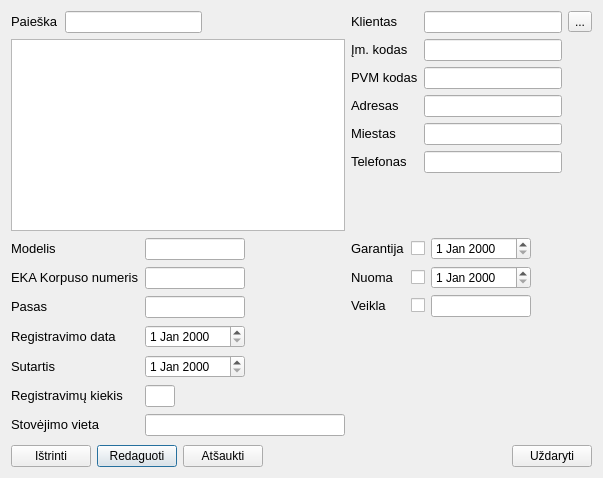
<?xml version="1.0" encoding="UTF-8"?>
<ui version="4.0">
 <class>EkaEditing</class>
 <widget class="QDialog" name="EkaEditing">
  <property name="geometry">
   <rect>
    <x>0</x>
    <y>0</y>
    <width>603</width>
    <height>478</height>
   </rect>
  </property>
  <property name="windowTitle">
   <string>Dialog</string>
  </property>
  <layout class="QGridLayout" name="gridLayout_5">
   <item row="0" column="0">
    <layout class="QGridLayout" name="gridLayout">
     <item row="0" column="2">
      <spacer name="horizontalSpacer">
       <property name="orientation">
        <enum>Qt::Horizontal</enum>
       </property>
       <property name="sizeHint" stdset="0">
        <size>
         <width>40</width>
         <height>20</height>
        </size>
       </property>
      </spacer>
     </item>
     <item row="0" column="0">
      <widget class="QLabel" name="label_search">
       <property name="text">
        <string>&lt;html&gt;&lt;head/&gt;&lt;body&gt;&lt;p&gt;&lt;span style=&quot; font-size:10pt;&quot;&gt;Paieška&lt;/span&gt;&lt;/p&gt;&lt;/body&gt;&lt;/html&gt;</string>
       </property>
      </widget>
     </item>
     <item row="0" column="1">
      <widget class="QLineEdit" name="lineEdit_search">
       <property name="maximumSize">
        <size>
         <width>150</width>
         <height>16777215</height>
        </size>
       </property>
      </widget>
     </item>
     <item row="1" column="0" colspan="3">
      <widget class="QTableView" name="tableView"/>
     </item>
    </layout>
   </item>
   <item row="0" column="1">
    <layout class="QGridLayout" name="gridLayout_4">
     <item row="2" column="0">
      <widget class="QLabel" name="label_vat">
       <property name="text">
        <string>&lt;html&gt;&lt;head/&gt;&lt;body&gt;&lt;p&gt;&lt;span style=&quot; font-size:10pt;&quot;&gt;PVM kodas&lt;/span&gt;&lt;/p&gt;&lt;/body&gt;&lt;/html&gt;</string>
       </property>
      </widget>
     </item>
     <item row="2" column="1">
      <widget class="QLineEdit" name="lineEdit_vat">
       <property name="maxLength">
        <number>20</number>
       </property>
      </widget>
     </item>
     <item row="0" column="2">
      <widget class="QToolButton" name="toolButton_client2">
       <property name="text">
        <string>...</string>
       </property>
      </widget>
     </item>
     <item row="0" column="1">
      <widget class="QLineEdit" name="lineEdit_client">
       <property name="maxLength">
        <number>100</number>
       </property>
      </widget>
     </item>
     <item row="0" column="0">
      <widget class="QLabel" name="label_Klientas">
       <property name="text">
        <string>&lt;html&gt;&lt;head/&gt;&lt;body&gt;&lt;p&gt;&lt;span style=&quot; font-size:10pt;&quot;&gt;Klientas&lt;/span&gt;&lt;/p&gt;&lt;/body&gt;&lt;/html&gt;</string>
       </property>
      </widget>
     </item>
     <item row="1" column="1">
      <widget class="QLineEdit" name="lineEdit_code">
       <property name="maxLength">
        <number>10</number>
       </property>
      </widget>
     </item>
     <item row="4" column="1">
      <widget class="QLineEdit" name="lineEdit_city">
       <property name="maxLength">
        <number>20</number>
       </property>
      </widget>
     </item>
     <item row="3" column="1">
      <widget class="QLineEdit" name="lineEdit_address">
       <property name="maxLength">
        <number>100</number>
       </property>
      </widget>
     </item>
     <item row="7" column="1">
      <spacer name="verticalSpacer_2">
       <property name="orientation">
        <enum>Qt::Vertical</enum>
       </property>
       <property name="sizeHint" stdset="0">
        <size>
         <width>20</width>
         <height>40</height>
        </size>
       </property>
      </spacer>
     </item>
     <item row="3" column="0">
      <widget class="QLabel" name="label_address">
       <property name="text">
        <string>&lt;html&gt;&lt;head/&gt;&lt;body&gt;&lt;p&gt;&lt;span style=&quot; font-size:10pt;&quot;&gt;Adresas&lt;/span&gt;&lt;/p&gt;&lt;/body&gt;&lt;/html&gt;</string>
       </property>
      </widget>
     </item>
     <item row="4" column="0">
      <widget class="QLabel" name="label_city">
       <property name="text">
        <string>&lt;html&gt;&lt;head/&gt;&lt;body&gt;&lt;p&gt;&lt;span style=&quot; font-size:10pt;&quot;&gt;Miestas&lt;/span&gt;&lt;/p&gt;&lt;/body&gt;&lt;/html&gt;</string>
       </property>
      </widget>
     </item>
     <item row="1" column="0">
      <widget class="QLabel" name="label_code">
       <property name="text">
        <string>&lt;html&gt;&lt;head/&gt;&lt;body&gt;&lt;p&gt;&lt;span style=&quot; font-size:10pt;&quot;&gt;Įm. kodas&lt;/span&gt;&lt;/p&gt;&lt;/body&gt;&lt;/html&gt;</string>
       </property>
      </widget>
     </item>
     <item row="5" column="0">
      <widget class="QLabel" name="l_telephone">
       <property name="text">
        <string>&lt;html&gt;&lt;head/&gt;&lt;body&gt;&lt;p&gt;&lt;span style=&quot; font-size:10pt;&quot;&gt;Telefonas&lt;/span&gt;&lt;/p&gt;&lt;/body&gt;&lt;/html&gt;</string>
       </property>
      </widget>
     </item>
     <item row="5" column="1">
      <widget class="QLineEdit" name="lineEdit_tel">
       <property name="maxLength">
        <number>15</number>
       </property>
      </widget>
     </item>
    </layout>
   </item>
   <item row="1" column="0">
    <layout class="QGridLayout" name="gridLayout_2">
     <item row="5" column="0">
      <widget class="QLabel" name="label_howmany">
       <property name="text">
        <string>&lt;html&gt;&lt;head/&gt;&lt;body&gt;&lt;p&gt;&lt;span style=&quot; font-size:10pt;&quot;&gt;Registravimų kiekis&lt;/span&gt;&lt;/p&gt;&lt;/body&gt;&lt;/html&gt;</string>
       </property>
      </widget>
     </item>
     <item row="0" column="0">
      <widget class="QLabel" name="label_model">
       <property name="text">
        <string>&lt;html&gt;&lt;head/&gt;&lt;body&gt;&lt;p&gt;&lt;span style=&quot; font-size:10pt;&quot;&gt;Modelis&lt;/span&gt;&lt;/p&gt;&lt;/body&gt;&lt;/html&gt;</string>
       </property>
      </widget>
     </item>
     <item row="5" column="1">
      <widget class="QLineEdit" name="lineEdit_howmany">
       <property name="maximumSize">
        <size>
         <width>30</width>
         <height>16777215</height>
        </size>
       </property>
      </widget>
     </item>
     <item row="0" column="1">
      <widget class="QLineEdit" name="lineEdit_model">
       <property name="maximumSize">
        <size>
         <width>100</width>
         <height>16777215</height>
        </size>
       </property>
      </widget>
     </item>
     <item row="4" column="0">
      <widget class="QLabel" name="label_profdate">
       <property name="text">
        <string>&lt;html&gt;&lt;head/&gt;&lt;body&gt;&lt;p&gt;&lt;span style=&quot; font-size:10pt;&quot;&gt;Sutartis&lt;/span&gt;&lt;/p&gt;&lt;/body&gt;&lt;/html&gt;</string>
       </property>
      </widget>
     </item>
     <item row="1" column="0">
      <widget class="QLabel" name="label_serial">
       <property name="text">
        <string>&lt;html&gt;&lt;head/&gt;&lt;body&gt;&lt;p&gt;&lt;span style=&quot; font-size:10pt;&quot;&gt;EKA Korpuso numeris&lt;/span&gt;&lt;/p&gt;&lt;/body&gt;&lt;/html&gt;</string>
       </property>
      </widget>
     </item>
     <item row="2" column="0">
      <widget class="QLabel" name="label_certificate">
       <property name="text">
        <string>&lt;html&gt;&lt;head/&gt;&lt;body&gt;&lt;p&gt;&lt;span style=&quot; font-size:10pt;&quot;&gt;Pasas&lt;/span&gt;&lt;/p&gt;&lt;/body&gt;&lt;/html&gt;</string>
       </property>
      </widget>
     </item>
     <item row="1" column="1">
      <widget class="QLineEdit" name="lineEdit_serial">
       <property name="maximumSize">
        <size>
         <width>100</width>
         <height>16777215</height>
        </size>
       </property>
      </widget>
     </item>
     <item row="4" column="1">
      <widget class="QDateEdit" name="dateEdit_prof">
       <property name="maximumSize">
        <size>
         <width>100</width>
         <height>16777215</height>
        </size>
       </property>
      </widget>
     </item>
     <item row="2" column="1">
      <widget class="QLineEdit" name="lineEdit_certificate">
       <property name="maximumSize">
        <size>
         <width>100</width>
         <height>16777215</height>
        </size>
       </property>
      </widget>
     </item>
     <item row="3" column="1">
      <widget class="QDateEdit" name="dateEdit_reg">
       <property name="maximumSize">
        <size>
         <width>100</width>
         <height>16777215</height>
        </size>
       </property>
      </widget>
     </item>
     <item row="3" column="0">
      <widget class="QLabel" name="label_regdate">
       <property name="text">
        <string>&lt;html&gt;&lt;head/&gt;&lt;body&gt;&lt;p&gt;&lt;span style=&quot; font-size:10pt;&quot;&gt;Registravimo data&lt;/span&gt;&lt;/p&gt;&lt;/body&gt;&lt;/html&gt;</string>
       </property>
      </widget>
     </item>
     <item row="6" column="0">
      <widget class="QLabel" name="label_ekaplace">
       <property name="text">
        <string>&lt;html&gt;&lt;head/&gt;&lt;body&gt;&lt;p&gt;&lt;span style=&quot; font-size:10pt;&quot;&gt;Stovėjimo vieta&lt;/span&gt;&lt;/p&gt;&lt;/body&gt;&lt;/html&gt;</string>
       </property>
      </widget>
     </item>
     <item row="6" column="1">
      <widget class="QLineEdit" name="lineEdit_ekaplace">
       <property name="minimumSize">
        <size>
         <width>200</width>
         <height>0</height>
        </size>
       </property>
       <property name="maximumSize">
        <size>
         <width>100000</width>
         <height>16777215</height>
        </size>
       </property>
      </widget>
     </item>
    </layout>
   </item>
   <item row="1" column="1">
    <layout class="QGridLayout" name="gridLayout_3">
     <item row="0" column="0">
      <widget class="QLabel" name="label_warrantydate">
       <property name="text">
        <string>&lt;html&gt;&lt;head/&gt;&lt;body&gt;&lt;p&gt;&lt;span style=&quot; font-size:10pt;&quot;&gt;Garantija&lt;/span&gt;&lt;/p&gt;&lt;/body&gt;&lt;/html&gt;</string>
       </property>
      </widget>
     </item>
     <item row="4" column="2">
      <spacer name="verticalSpacer">
       <property name="orientation">
        <enum>Qt::Vertical</enum>
       </property>
       <property name="sizeHint" stdset="0">
        <size>
         <width>20</width>
         <height>40</height>
        </size>
       </property>
      </spacer>
     </item>
     <item row="0" column="1">
      <widget class="QCheckBox" name="checkBox_warranty">
       <property name="maximumSize">
        <size>
         <width>15</width>
         <height>16777215</height>
        </size>
       </property>
       <property name="text">
        <string/>
       </property>
      </widget>
     </item>
     <item row="1" column="2">
      <widget class="QDateEdit" name="dateEdit_rent">
       <property name="maximumSize">
        <size>
         <width>100</width>
         <height>16777215</height>
        </size>
       </property>
      </widget>
     </item>
     <item row="1" column="1">
      <widget class="QCheckBox" name="checkBox_rent">
       <property name="maximumSize">
        <size>
         <width>15</width>
         <height>16777215</height>
        </size>
       </property>
       <property name="text">
        <string/>
       </property>
      </widget>
     </item>
     <item row="0" column="2">
      <widget class="QDateEdit" name="dateEdit_warranty">
       <property name="maximumSize">
        <size>
         <width>100</width>
         <height>16777215</height>
        </size>
       </property>
      </widget>
     </item>
     <item row="1" column="0">
      <widget class="QLabel" name="label_rentdate">
       <property name="text">
        <string>&lt;html&gt;&lt;head/&gt;&lt;body&gt;&lt;p&gt;&lt;span style=&quot; font-size:10pt;&quot;&gt;Nuoma&lt;/span&gt;&lt;/p&gt;&lt;/body&gt;&lt;/html&gt;</string>
       </property>
      </widget>
     </item>
     <item row="3" column="2">
      <spacer name="horizontalSpacer_3">
       <property name="orientation">
        <enum>Qt::Horizontal</enum>
       </property>
       <property name="sizeHint" stdset="0">
        <size>
         <width>40</width>
         <height>20</height>
        </size>
       </property>
      </spacer>
     </item>
     <item row="2" column="2">
      <widget class="QLineEdit" name="lineEdit_status">
       <property name="maximumSize">
        <size>
         <width>100</width>
         <height>16777215</height>
        </size>
       </property>
      </widget>
     </item>
     <item row="2" column="0">
      <widget class="QLabel" name="label_status">
       <property name="text">
        <string>&lt;html&gt;&lt;head/&gt;&lt;body&gt;&lt;p&gt;&lt;span style=&quot; font-size:10pt;&quot;&gt;Veikla&lt;/span&gt;&lt;/p&gt;&lt;/body&gt;&lt;/html&gt;</string>
       </property>
      </widget>
     </item>
     <item row="2" column="1">
      <widget class="QCheckBox" name="checkBox_status">
       <property name="maximumSize">
        <size>
         <width>15</width>
         <height>16777215</height>
        </size>
       </property>
       <property name="text">
        <string/>
       </property>
      </widget>
     </item>
    </layout>
   </item>
   <item row="2" column="0">
    <layout class="QGridLayout" name="gridLayout_7">
     <item row="0" column="3">
      <spacer name="horizontalSpacer_4">
       <property name="orientation">
        <enum>Qt::Horizontal</enum>
       </property>
       <property name="sizeHint" stdset="0">
        <size>
         <width>40</width>
         <height>20</height>
        </size>
       </property>
      </spacer>
     </item>
     <item row="0" column="1">
      <widget class="QPushButton" name="pushButton_edit">
       <property name="text">
        <string>Redaguoti</string>
       </property>
      </widget>
     </item>
     <item row="0" column="0">
      <widget class="QPushButton" name="pushButton_delete">
       <property name="text">
        <string>Ištrinti</string>
       </property>
      </widget>
     </item>
     <item row="0" column="2">
      <widget class="QPushButton" name="pushButton_atsaukti">
       <property name="text">
        <string>Atšaukti</string>
       </property>
      </widget>
     </item>
    </layout>
   </item>
   <item row="2" column="1">
    <layout class="QGridLayout" name="gridLayout_6">
     <item row="0" column="0">
      <spacer name="horizontalSpacer_2">
       <property name="orientation">
        <enum>Qt::Horizontal</enum>
       </property>
       <property name="sizeHint" stdset="0">
        <size>
         <width>40</width>
         <height>20</height>
        </size>
       </property>
      </spacer>
     </item>
     <item row="0" column="1">
      <widget class="QPushButton" name="pushButton_regclose">
       <property name="text">
        <string>Uždaryti</string>
       </property>
      </widget>
     </item>
    </layout>
   </item>
  </layout>
 </widget>
 <resources/>
 <connections>
  <connection>
   <sender>pushButton_regclose</sender>
   <signal>clicked()</signal>
   <receiver>EkaEditing</receiver>
   <slot>close()</slot>
   <hints>
    <hint type="sourcelabel">
     <x>548</x>
     <y>327</y>
    </hint>
    <hint type="destinationlabel">
     <x>590</x>
     <y>348</y>
    </hint>
   </hints>
  </connection>
 </connections>
</ui>
